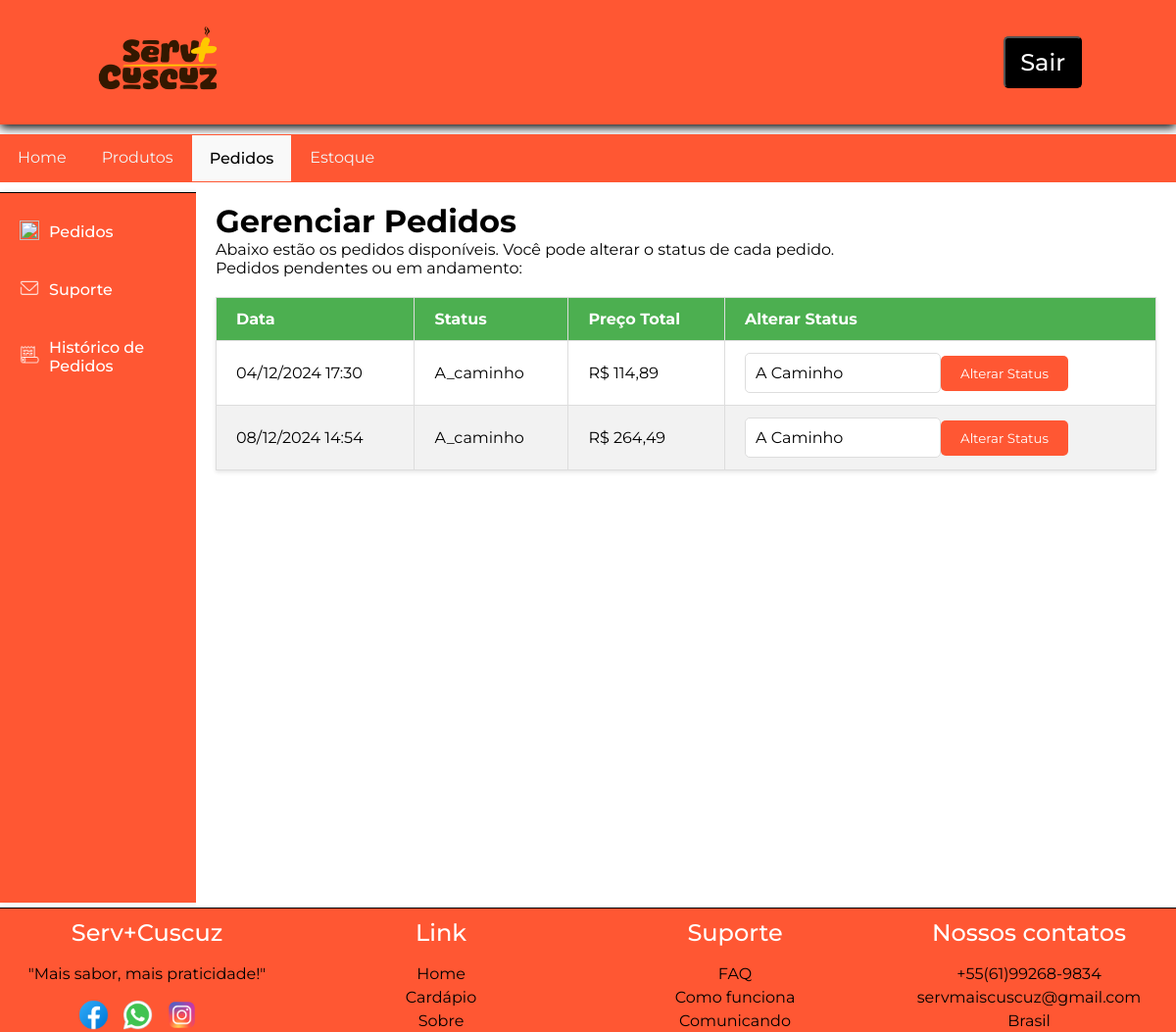
/view/funcionario/pedidos.php (signed in), run on the app's committed database.
### tables this page shows
CREATE TABLE `t_pedido` (
  `id` int(11) NOT NULL,
  `data` datetime DEFAULT current_timestamp(),
  `status` enum('PENDENTE','PREPARANDO','A_CAMINHO','ENTREGUE','CANCELADO') DEFAULT NULL,
  `entrega_domicilio` tinyint(1) DEFAULT NULL COMMENT '1 = Sim\n0 = Não',
  `preco_total` decimal(10,2) DEFAULT NULL,
  `t_cliente_id` int(11) NOT NULL
);

### model/DAO/pedidoDAO.php (called while the page is built, shortened)
<?php
class PedidoDAO {
    private $pdo;
    public function __construct($pdo) {
        $this->pdo = $pdo;
    }
        public function getAll() {
            $sql = "SELECT * FROM t_pedido";
            $stmt = $this->pdo->prepare($sql);
            $stmt->execute();
            return $stmt->fetchAll(PDO::FETCH_ASSOC);
        }
}

### controller/pedido/readPedidoController.php (called while the page is built, shortened)
<?php
require_once __DIR__ . "../../../model/DAO/PedidoDAO.php";
try {
    $pdo = Conexao::getInstance();
    $pedidoDAO = new PedidoDAO($pdo);
    if (isset($_SESSION['perfil']) && $_SESSION['perfil'] === 'FUNCIONARIO') {
        $pedidos = $pedidoDAO->getAll();
    } elseif (isset($_SESSION['id']) && is_numeric($_SESSION['id'])) {
        $pedidos = $pedidoDAO->getAllByClienteId($_SESSION['id']);
    } else {
        throw new Exception("Usuário não autorizado ou ID inválido.");
    }
} catch (Exception $e) {
    $_SESSION['pedidos'] = [];
    $_SESSION['msg'] = [
        'tipo' => 'erroPedido',
        'mensagem' => $e->getMessage()
    ];
}

### view/funcionario/pedidos.php (the view, shortened to what this page needs)
<?php
require_once __DIR__ . "../../../controller/pedido/readPedidoController.php";
?>
<!DOCTYPE html>
<html lang="pt-br">
<head>
    <link rel="stylesheet" href="../../assets/css/headerCadastro.css">
    <link rel="stylesheet" href="../../assets/css/painelControleAdmin.css">
    <link rel="stylesheet" href="../../assets/css/produto/produto.css">
    <link rel="stylesheet" href="../../assets/css/mensagens/mensagens.css">
    <link rel="stylesheet" href="../../assets/css/pedido/footer.css">
    <link rel="stylesheet" href="../../assets/css/funcionario/funcionario.css">
    <link rel="stylesheet" href="https://cdnjs.cloudflare.com/ajax/libs/font-awesome/5.15.4/css/all.min.css">
</head>
<body>
    <header>
        <nav class="nav-bar">
            <div class="logo">
                <a href="#">
                    <img src="../../assets/img/logo-png-reduzida.png" alt="Serv+Cuscuz">
                </a>
            </div>
            <div class="botao">
                <button>
                    <?php
                        include '../../pages/verificarLoginAdm.php';
                    ?>
                </button>
            </div>
        </nav>
    </header>
    <div class="painelAdm">
        <nav class="navbar">
            <a href="../../view/funcionario/paginaHomeFuncionario.php">Home</a>
            <a href="../../view/funcionario/produtos.php">Produtos</a>
            <a href="../../view/funcionario/pedidos.php" class="<?php echo (basename($_SERVER['PHP_SELF']) == 'pedidos.php') ? 'ativo' : ''; ?>">Pedidos</a>
            <a href="../../view/funcionario/estoque.php" >Estoque</a>
            <a href="../../view/funcionario/relatorio.php"></a>
        </nav>
    </div>
<main class="perfil-container">
    <div class="perfil-aside">
        <nav>
            <ul>
                <li>
                    <div class="imagemPedido">
                        <div>
                            <img src="../../assets/img/carrinhoBranco.png" alt="">
                        </div>
                        <div>
                            <a href="#" onclick="mostrarSecao('pedidos')">Pedidos</a>
                        </div>
                    </div>
                </li>
                <li>
                <div class="imagemSuporte">
                        <div>
                            <img src="../../assets/img/mensagem.png" alt="">
                        </div>
                        <div>
                            <a href="#" onclick="mostrarSecao('suporte')">Suporte</a>
                        </div>
                    </div>
                </li>
                <li>
                <div class="imagemSuporte">
                        <div>
                            <img src="../../assets/img/historico.png" alt="">
                        </div>
                        <div>
                            <a href="#" onclick="mostrarSecao('historicoPedidoFuncionario')">Histórico de Pedidos</a>
                        </div>
                    </div>
                </li>
            </ul>
        </nav>
    </div>
<div class="perfil-conteudo">
    <div id="pedidos" class="secao" style="display: none;">
        <h1>Gerenciar Pedidos</h1>
        <p>Abaixo estão os pedidos disponíveis. Você pode alterar o status de cada pedido.</p>
    <p>Pedidos pendentes ou em andamento:</p>
        <table class="table-pedidos">
            <thead>
                <tr>
                    <th>Data</th>
                    <th>Status</th>
                    <th>Preço Total</th>
                    <th>Alterar Status</th>
                </tr>
            </thead>
            <tbody>
                <?php
                if (isset($_SESSION['pedidos']) && !empty($_SESSION['pedidos'])) {
                    foreach ($_SESSION['pedidos'] as $pedido) {
                        if (in_array($pedido['status'], ['PENDENTE', 'PREPARANDO', 'A_CAMINHO'])) {
                            echo "<tr>";
                            echo "<td>" . date('d/m/Y H:i', strtotime($pedido['data'])) . "</td>";
                            echo "<td>" . ucfirst(strtolower($pedido['status'])) . "</td>";
                            echo "<td>R$ " . number_format($pedido['preco_total'], 2, ',', '.') . "</td>";
                            echo "<td>
                                    <form action='../../controller/funcionario/updateStatusPedidoController.php' method='POST'>
                                        <input type='hidden' name='pedido_id' value='" . $pedido['id'] . "'>
                                        <div class='input-group'>
                                            <div class='select-container'>
                                                <select name='novo_status'>
                                                    <option value='PENDENTE' " . ($pedido['status'] == 'PENDENTE' ? 'selected' : '') . ">Pendente</option>
                                                    <option value='PREPARANDO' " . ($pedido['status'] == 'PREPARANDO' ? 'selected' : '') . ">Em Preparação</option>
                                                    <option value='A_CAMINHO' " . ($pedido['status'] == 'A_CAMINHO' ? 'selected' : '') . ">A Caminho</option>
                                                    <option value='ENTREGUE' " . ($pedido['status'] == 'ENTREGUE' ? 'selected' : '') . ">Entregue</option>
                                                    <option value='CANCELADO' " . ($pedido['status'] == 'CANCELADO' ? 'selected' : '') . ">Cancelado</option>
                                                </select>
                                            </div>
                                            <button type='submit' class='btn-alterar-status'>
                                                Alterar Status
                                            </button>
                                        </div>
                                    </form>
                                </td>";
                            echo "</tr>";
                        }
                    }
                } else {
                    echo "<tr><td colspan='4'>Nenhum pedido foi encontrado.</td></tr>";
                }
                ?>
            </tbody>
        </table>
    </div>
</div>
</main>
<footer>
<div class="containerFooter">
            <ul>
                <h2>Serv+Cuscuz</h2>
                <p>"Mais sabor, mais praticidade!"</p>
                <div class="redes-sociais-pai">
                    <div class="redes-sociais">
                        <a href="#"><img src="../../assets/rede-social/facebook.png" alt="Facebook"></a>
                        <a href="#"><img src="../../assets/rede-social/whatsapp.png" alt="Whatsapp"></a>
                        <a href="#"><img src="../../assets/rede-social/instagram.png" alt="Instagram"></a>
                    </div>
                </div>
            </ul>
            <ul>
                <h2>Link</h2>
                <li><a href="#">Home</a></li>
                <li><a href="#">Cardápio</a></li>
                <li><a href="#">Sobre</a></li>
            </ul>
            <ul>
                <h2>Suporte</h2>
                <li><a href="#">FAQ</a></li>
                <li><a href="#">Como funciona</a></li>
                <li><a href="#">Comunicando</a></li>
            </ul>
            <ul>
                <h2>Nossos contatos</h2>
                <li><a href="#">+55(61)99268-9834</a></li>
                <li><a href="#">servmaiscuscuz@gmail.com</a></li>
                <li><a href="#">Brasil</a></li>
            </ul>
        </div>
</footer>
</body>
</html>

### assets/css/headerCadastro.css (style rules this page uses)
* { padding: 0; margin: 0; font-family: 'Montserrat', sans-serif; }
header { background-color: #ff5733; box-shadow: 0px 3px 10px #000000; }
.nav-bar { align-items: center; display: flex; justify-content: space-between; padding: 1.5rem 6rem; }
.logo { display: flex; align-items: center; }
.logo img { cursor: pointer; width: 130px; height: 75px; }
.botao button { padding: 10px 15px; border-radius: 5px; background-color: #000000; }

### assets/css/painelControleAdmin.css (style rules this page uses)
.painelAdm { width: 100%; display: flex; }
.painelAdm nav { margin-top: 10px; width: 100%; overflow: hidden; background-color: #ff5733; }
.painelAdm nav a { float: left; display: block; color: #f2f2f2; text-align: center; padding: 14px 18px; text-decoration: none; }
.navbar a.ativo { background-color: #f9f9f9; color: #000000; border: 1px solid #ff5733; font-weight: 500; }
.homeAdm td, th { border: 1px solid #ff5733; text-align: left; padding: 8px; }

### assets/css/produto/produto.css (style rules this page uses)
* { font-family: 'Montserrat', sans-serif; }

### assets/css/pedido/footer.css (style rules this page uses)
* { padding: 0; margin: 0; font-family: 'Montserrat', sans-serif; }
footer { text-align: center; margin-bottom: 0; border-top: 1px solid #000000; background-color: #ff5733; }
.redes-sociais-pai { justify-content: center; align-items: center; text-align: center; }
.redes-sociais { display: flex; justify-content: center; align-items: center; }
.redes-sociais img { justify-content: center; align-items: center; cursor: pointer; width: 35px; height: 35px; }
.redes-sociais a { text-align: center; align-items: center; justify-content: center; display: flex; margin-right: 10px; }
footer .containerFooter { margin-bottom: 0; display: grid; grid-template-columns: repeat(4,1fr); color: #ffffff; justify-content: space-evenly; }
footer .containerFooter ul { width: 100%; list-style: none; }
footer .containerFooter h2 { margin-top: 10px; color: #ffffff; margin-bottom: 18px; font-weight: 500; }
footer .redes-sociais { margin-right: 10px; }
footer .containerFooter ul > p { color: #000000; width: 100%; margin-bottom: 15px; }
footer .containerFooter li a { color: #000000; text-decoration: none; }
footer .containerFooter li { margin-top: 5px; }

### assets/css/funcionario/funcionario.css (style rules this page uses)
* { margin: 0; padding: 0; box-sizing: border-box; }
body { font-family: 'Montserrat', sans-serif; background-color: #fff; }
main { margin-top: 280px; }
.perfil-container { display: flex; margin-top: 0; height: calc(100vh - 60px); overflow: hidden; }
.perfil-aside { margin-top: 10px; border-top: 1px solid #000; width: 200px; background-color: #ff5733; color: #fff; padding: 20px; box-shadow: 2px 0 5px rgba(0, 0, 0, 0.1); height: 98%; }
.perfil-aside nav ul { list-style: none; padding: 0; }
.perfil-aside nav ul li { margin-bottom: 20px; }
.perfil-aside nav ul li a { justify-content: center; align-items: center; text-decoration: none; color: #fff; font-weight: 500; display: block; padding: 10px; border-radius: 4px; transition: background-color 0.3s; }
.imagemPedido { display: flex; margin-left: 0; align-items: center; justify-content: left; }
.imagemSuporte { display: flex; margin-left: 0; align-items: center; justify-content: left; }
.imagemPedido img { align-items: center; margin-bottom: 0; height: 20px; width: 20px; }
.imagemSuporte img { align-items: center; margin-bottom: 0; height: 20px; width: 20px; }
.perfil-conteudo { flex: 1; padding: 20px; background-color: #fff; overflow-y: auto; }
.secao { display: none; }
.table-pedidos { width: 100%; margin-top: 20px; border-collapse: collapse; background-color: #fff; box-shadow: 0 2px 4px rgba(0, 0, 0, 0.1); }
.table-pedidos th, .table-pedidos td { padding: 12px 20px; text-align: left; border: 1px solid #ddd; }
.table-pedidos th { background-color: #4CAF50; color: white; }
.table-pedidos tbody tr:nth-child(even) { background-color: #f2f2f2; }
.btn-alterar-status { background-color: #ff5733; color: white; padding: 10px 20px; border: none; border-radius: 5px; cursor: pointer; transition: background-color 0.3s ease, transform 0.2s ease; }
.select-container { position: relative; display: inline-block; width: 200px; }
.select-container select { width: 100%; padding: 10px; border-radius: 5px; border: 1px solid #ddd; background-color: #fff; font-size: 16px; appearance: none; -webkit-appearance: none; -moz-appearance: none; }
.select-container::after { content: '\f107'; font-family: 'FontAwesome'; position: absolute; top: 50%; right: 15px; transform: translateY(-50%); pointer-events: none; }
.input-group { display: flex; align-items: center; }
.input-group select { margin-right: 10px; }

### data on the page
t_pedido: data "04/12/2024 17:30", status "A_caminho", preco_total "114,89", novo_status "A Caminho"
t_pedido: data "08/12/2024 14:54", status "A_caminho", preco_total "264,49", novo_status "A Caminho"
